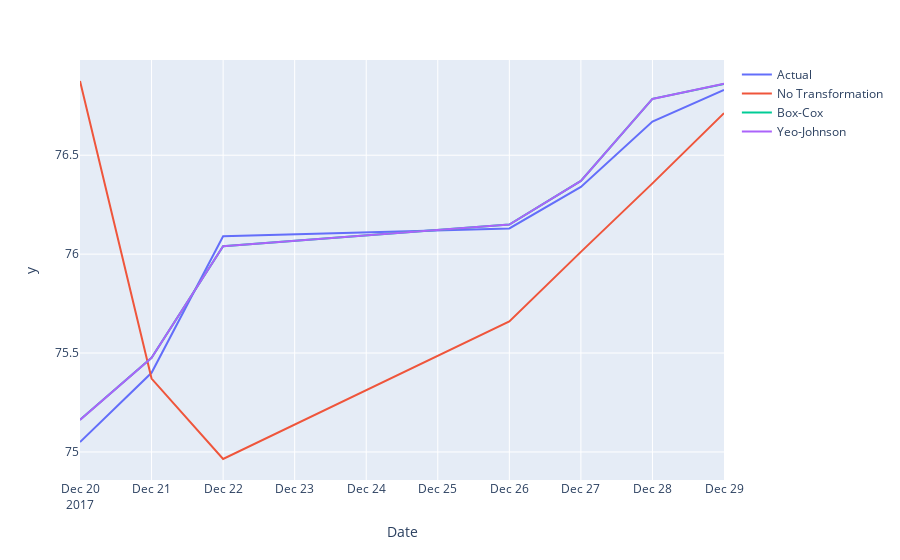
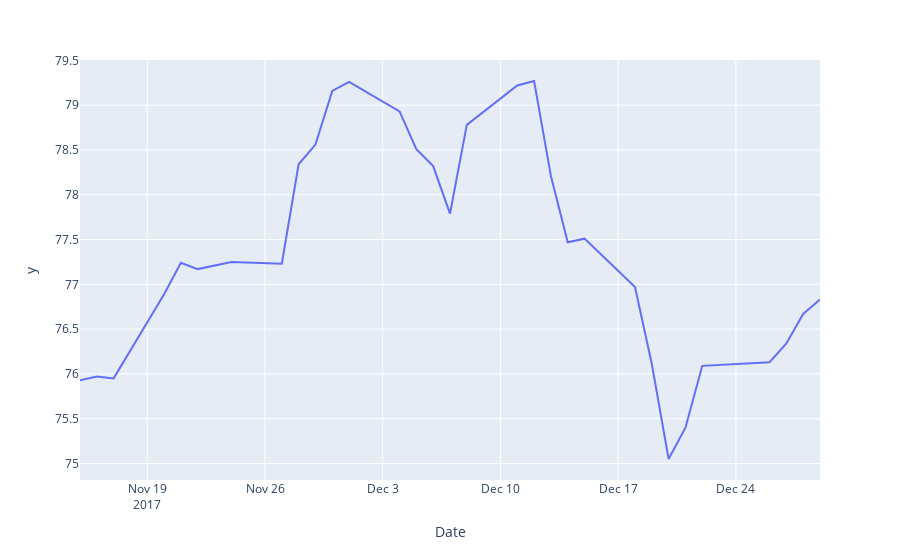

Here is the notebook cell these charts were saved with, in order:
### Code cell
fig_7.show()
fig_31.show()

### Figure 1 — Plotly figure (JSON) as saved in the notebook; plotly's stock layout.template omitted (floating-point values rounded to 4 significant figures)
{"data": [{"mode": "lines", "name": "Actual", "type": "scatter", "x": ["2017-12-20T00:00:00", "2017-12-21T00:00:00", "2017-12-22T00:00:00", "2017-12-26T00:00:00", "2017-12-27T00:00:00", "2017-12-28T00:00:00", "2017-12-29T00:00:00"], "y": [75.05, 75.4, 76.09, 76.13, 76.34, 76.67, 76.83]}, {"mode": "lines", "name": "No Transformation", "type": "scatter", "x": ["2017-12-20T00:00:00", "2017-12-21T00:00:00", "2017-12-22T00:00:00", "2017-12-26T00:00:00", "2017-12-27T00:00:00", "2017-12-28T00:00:00", "2017-12-29T00:00:00"], "y": [76.88, 75.37, 74.96, 75.66, 76.01, 76.36, 76.71]}, {"mode": "lines", "name": "Box-Cox", "type": "scatter", "x": ["2017-12-20T00:00:00", "2017-12-21T00:00:00", "2017-12-22T00:00:00", "2017-12-26T00:00:00", "2017-12-27T00:00:00", "2017-12-28T00:00:00", "2017-12-29T00:00:00"], "y": [75.16, 75.48, 76.04, 76.15, 76.37, 76.79, 76.86]}, {"mode": "lines", "name": "Yeo-Johnson", "type": "scatter", "x": ["2017-12-20T00:00:00", "2017-12-21T00:00:00", "2017-12-22T00:00:00", "2017-12-26T00:00:00", "2017-12-27T00:00:00", "2017-12-28T00:00:00", "2017-12-29T00:00:00"], "y": [75.16, 75.48, 76.04, 76.15, 76.37, 76.78, 76.86]}], "layout": {"legend": {"tracegroupgap": 0}, "margin": {"t": 60}, "xaxis": {"anchor": "y", "domain": [0, 1], "title": {"text": "Date"}}, "yaxis": {"anchor": "x", "domain": [0, 1], "title": {"text": "y"}}}}

### Figure 2 — Plotly figure (JSON) as saved in the notebook; plotly's stock layout.template omitted (floating-point values rounded to 4 significant figures)
{"data": [{"hovertemplate": "Date=%{x}<br>y=%{y}<extra></extra>", "legendgroup": "", "line": {"color": "#636efa", "dash": "solid"}, "mode": "lines", "name": "", "orientation": "v", "showlegend": false, "type": "scatter", "x": ["2017-11-15T00:00:00", "2017-11-16T00:00:00", "2017-11-17T00:00:00", "2017-11-20T00:00:00", "2017-11-21T00:00:00", "2017-11-22T00:00:00", "2017-11-24T00:00:00", "2017-11-27T00:00:00", "2017-11-28T00:00:00", "2017-11-29T00:00:00", "2017-11-30T00:00:00", "2017-12-01T00:00:00", "2017-12-04T00:00:00", "2017-12-05T00:00:00", "2017-12-06T00:00:00", "2017-12-07T00:00:00", "2017-12-08T00:00:00", "2017-12-11T00:00:00", "2017-12-12T00:00:00", "2017-12-13T00:00:00", "2017-12-14T00:00:00", "2017-12-15T00:00:00", "2017-12-18T00:00:00", "2017-12-19T00:00:00", "2017-12-20T00:00:00", "2017-12-21T00:00:00", "2017-12-22T00:00:00", "2017-12-26T00:00:00", "2017-12-27T00:00:00", "2017-12-28T00:00:00", "2017-12-29T00:00:00"], "xaxis": "x", "y": [75.93, 75.97, 75.95, 76.89, 77.24, 77.17, 77.25, 77.23, 78.34, 78.56, 79.16, 79.26, 78.93, 78.51, 78.32, 77.79, 78.78, 79.22, 79.27, 78.21, 77.47, 77.51, 76.97, 76.11, 75.05, 75.4, 76.09, 76.13, 76.34, 76.67, 76.83], "yaxis": "y"}], "layout": {"legend": {"tracegroupgap": 0}, "margin": {"t": 60}, "xaxis": {"anchor": "y", "domain": [0, 1], "title": {"text": "Date"}}, "yaxis": {"anchor": "x", "domain": [0, 1], "title": {"text": "y"}}}}
